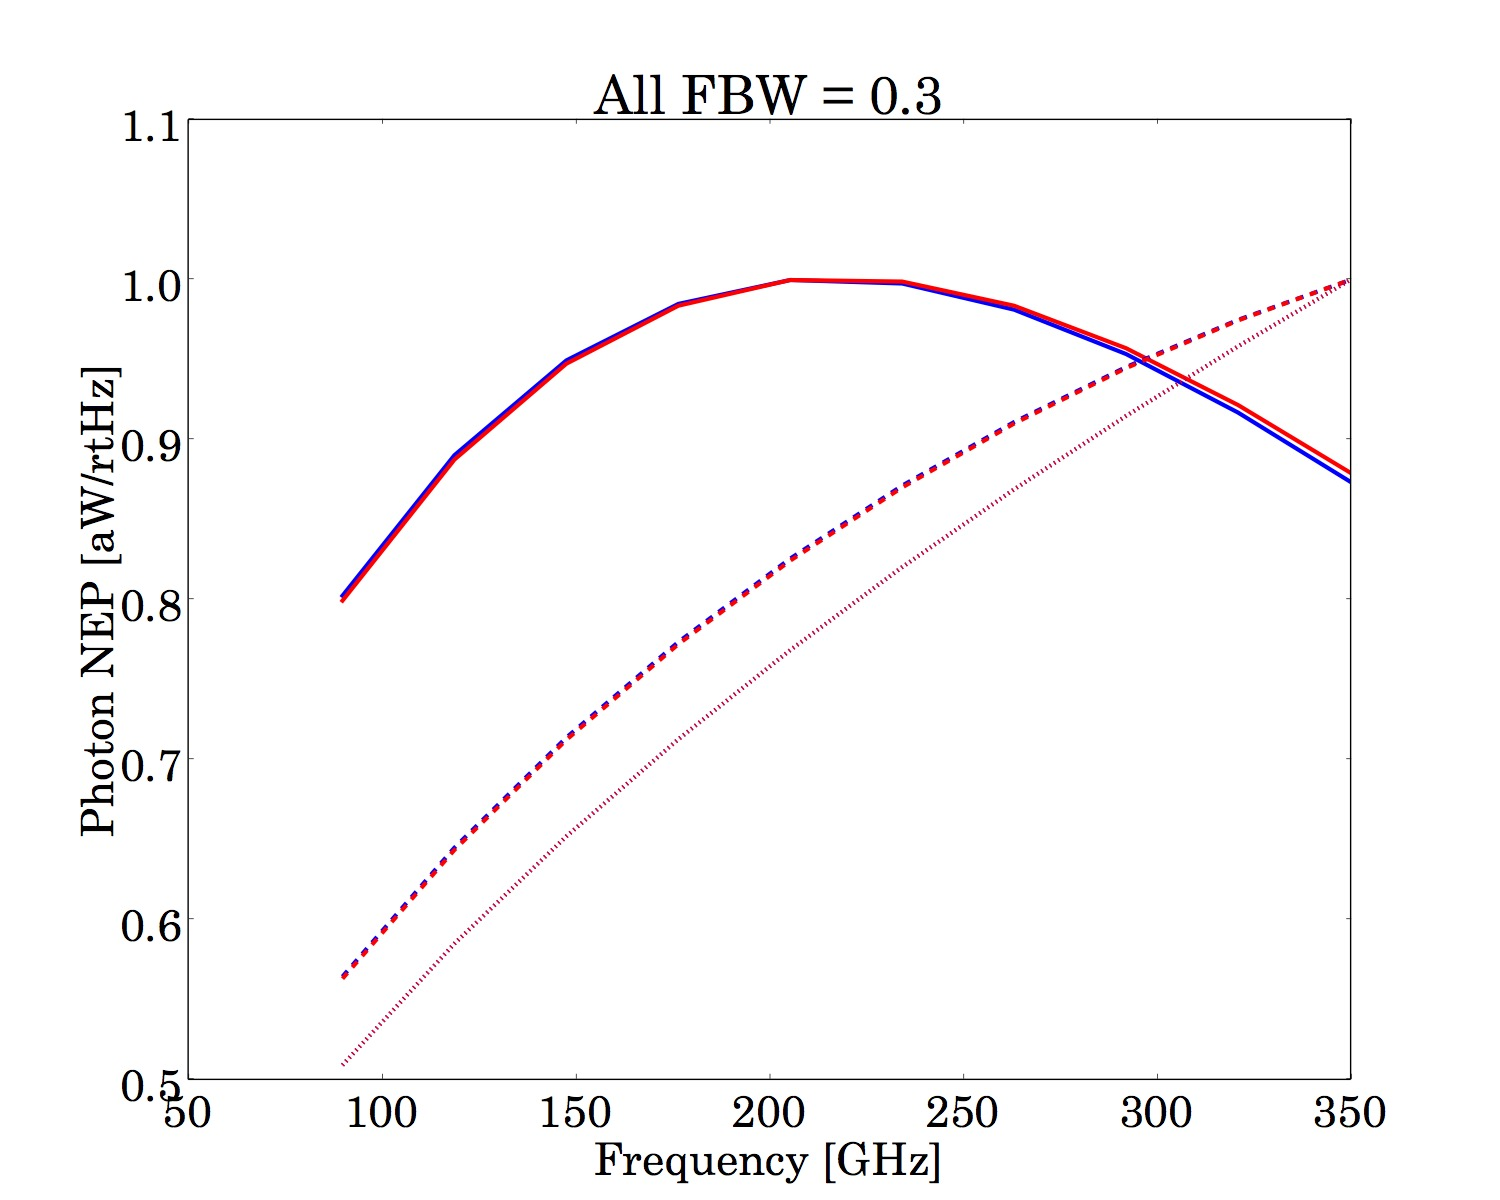

Here is the Python script that generated this plot:
#!/usr/local/bin/python

import numpy as np
import scipy.constants as sp
import scipy.integrate as itg
import matplotlib.pyplot as plt

#Photon power spectrum on a diffraction-limited detector
def popt(freq, temp):
    return 0.5*((sp.c/freq)**2)*(2*sp.h*(freq**3)/float(sp.c**2))*(1./(np.exp((sp.h*freq)/float(sp.k*temp)) - 1.))

#Charlie's photon noise
def cah(f1, f2, T):
    NEPph = np.sqrt(itg.quad(lambda x: 2*sp.h*x*popt(x, T) + 2*popt(x, T)**2, f1, f2)[0])
    return NEPph

#Sarah Marie's photon noise
def smb(f1, f2, T):
    f0 = (f1 + f2)/2.
    df = (f2 - f1)
    pow = itg.quad(lambda x: popt(x, T), f1, f2)[0]
    print pow
    NEPshot  = np.sqrt(2.*sp.h*f0*pow)
    NEPdicke = np.sqrt(2.*(pow**2)/df)
    NEPph = np.sqrt(NEPshot**2 + NEPdicke**2)
    return NEPph

#Compare the two
TArr  = np.array([4., 10., 50.])
lsArr = ['-', '--', ':']
fCent = np.linspace(90., 350., 10)*1.e9
fbw   = 0.3
f1Arr = fCent*(1. - 0.5*fbw)
f2Arr = fCent*(1. + 0.5*fbw)

#Overplot the two
plt.figure(0, figsize=(15, 12))
plt.rc('font', size=32)
plt.rc('font', family='serif')
lw = 3

for i in range(len(TArr)):
    cahArr = np.array([cah(f1Arr[j], f2Arr[j], TArr[i]) for j in range(len(fCent))])
    smbArr = np.array([smb(f1Arr[j], f2Arr[j], TArr[i]) for j in range(len(fCent))])
    plt.plot(fCent*1.e-9, (cahArr/np.amax(cahArr)), linewidth=lw, color='b', linestyle=lsArr[i])
    plt.plot(fCent*1.e-9, (smbArr/np.amax(smbArr)), linewidth=lw, color='r', linestyle=lsArr[i])

plt.title("All FBW = 0.3")
plt.ylabel("Photon NEP [aW/rtHz]")
plt.xlabel("Frequency [GHz]")
#plt.legend(loc='best', fontsize=24)
plt.savefig("photonNoiseComparison.jpg")
